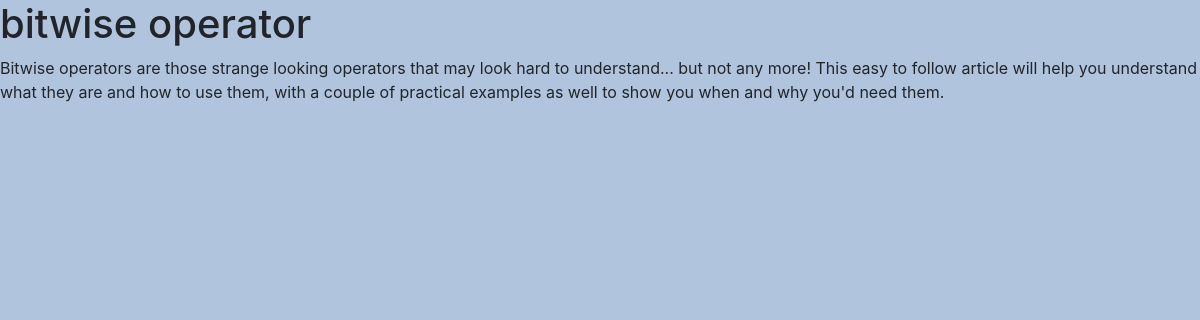
/single-post/2/, run on the app's committed database.
### myblog/models.py (models this page shows, shortened)
class Post(models.Model):
    title = models.CharField(max_length=100)
    description = models.TextField()

### myblog/views.py (the view)
# urls.py: path('single-post/<post_id>/', views.single_post, name='single-post'),
def single_post(request,post_id):
    post = Post.objects.get(pk=post_id)
    return render(request, 'single_post.html', {'post': post})

### templates/single_post.html
{% extends 'base.html' %}
{% block content %}
        <h1>{{ post.title }}</h1>
        <p>{{ post.description }}</p>
{% endblock %}

### static/color_sheet.css (style rules this page uses)
body { margin: 0; padding: 0; background-color: #B0C4DE; background-size: cover; background-position: center; background-repeat: no-reapeat; background-attachment: fixed; }

### data on the page
Post: title "bitwise operator", description "Bitwise operators are those strange looking operators that may look hard to understand... but not any more! This easy to follow article will help you understand what they are and how to use them, with a couple of practical examples as well to show you when and why you'd need them."
